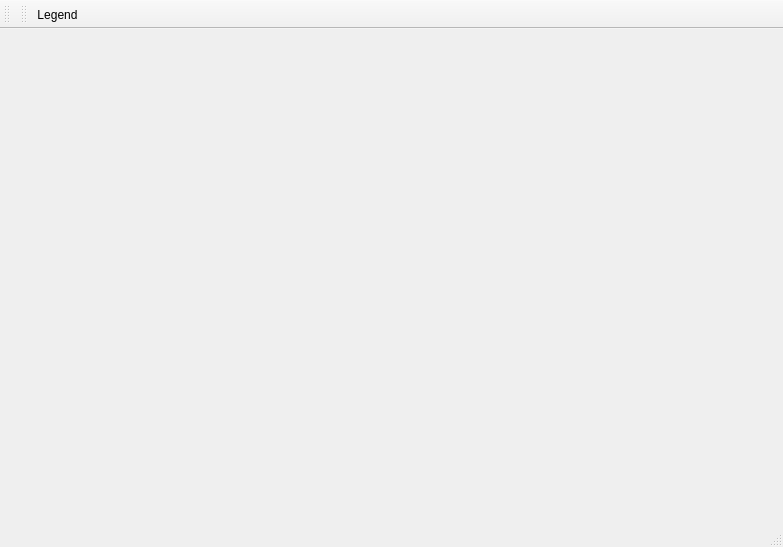
<?xml version="1.0" encoding="UTF-8"?>
<ui version="4.0">
 <class>Plotter</class>
 <widget class="QMainWindow" name="Plotter">
  <property name="geometry">
   <rect>
    <x>0</x>
    <y>0</y>
    <width>783</width>
    <height>547</height>
   </rect>
  </property>
  <property name="sizePolicy">
   <sizepolicy hsizetype="Minimum" vsizetype="Minimum">
    <horstretch>20</horstretch>
    <verstretch>20</verstretch>
   </sizepolicy>
  </property>
  <property name="windowTitle">
   <string>Model Results</string>
  </property>
  <widget class="QWidget" name="centralWidget">
   <layout class="QHBoxLayout" name="horizontalLayout">
    <item>
     <layout class="QVBoxLayout" name="verticalLayout_2">
      <item>
       <spacer name="verticalSpacer_2">
        <property name="orientation">
         <enum>Qt::Vertical</enum>
        </property>
        <property name="sizeHint" stdset="0">
         <size>
          <width>20</width>
          <height>40</height>
         </size>
        </property>
       </spacer>
      </item>
     </layout>
    </item>
   </layout>
  </widget>
  <widget class="QMenuBar" name="menuBar">
   <property name="geometry">
    <rect>
     <x>0</x>
     <y>0</y>
     <width>783</width>
     <height>21</height>
    </rect>
   </property>
  </widget>
  <widget class="QToolBar" name="mainToolBar">
   <attribute name="toolBarArea">
    <enum>TopToolBarArea</enum>
   </attribute>
   <attribute name="toolBarBreak">
    <bool>false</bool>
   </attribute>
  </widget>
  <widget class="QStatusBar" name="statusBar"/>
  <widget class="QToolBar" name="toolBar">
   <property name="windowTitle">
    <string>toolBar</string>
   </property>
   <attribute name="toolBarArea">
    <enum>TopToolBarArea</enum>
   </attribute>
   <attribute name="toolBarBreak">
    <bool>false</bool>
   </attribute>
   <addaction name="actionLegend"/>
  </widget>
  <action name="actionAdd_Data_File">
   <property name="text">
    <string>Add Data File</string>
   </property>
  </action>
  <action name="actionLegend">
   <property name="text">
    <string>Legend</string>
   </property>
   <property name="toolTip">
    <string>Legend</string>
   </property>
  </action>
 </widget>
 <layoutdefault spacing="6" margin="11"/>
 <resources/>
 <connections/>
</ui>
